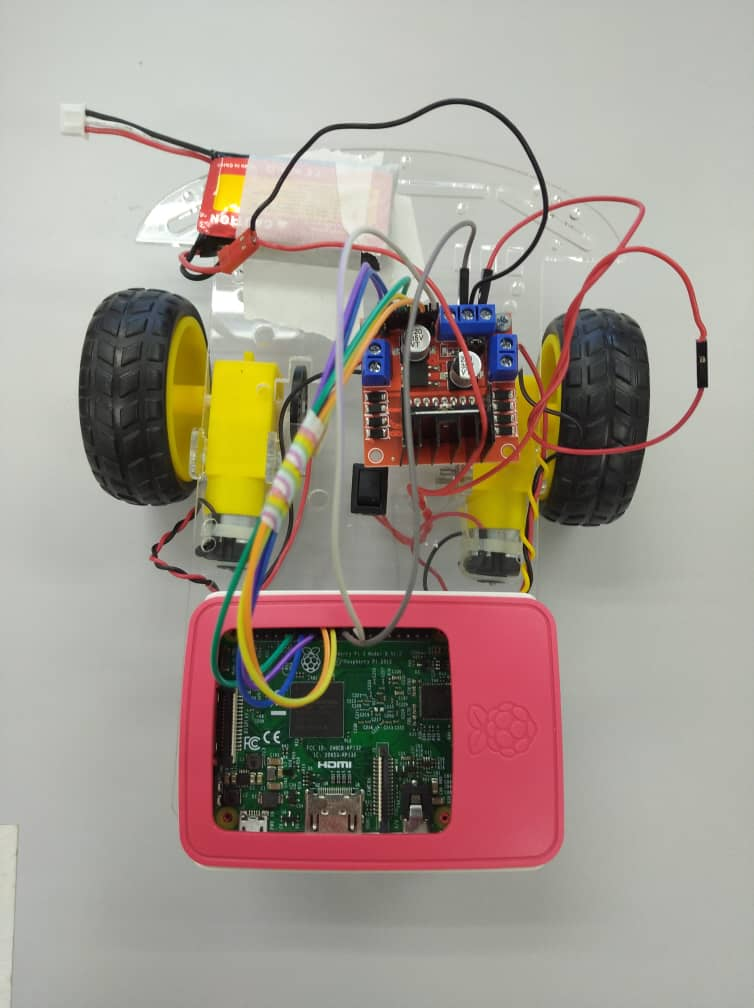
#> input picture Spring/Half-CompletedCar.jpg, 754 x 1008 px, given in place of the camera
$ python TrixieShapeDetection.py
#> lines starting #> are read from the running program, lines starting #| are printed output that depends on the picture; after the words box and inside, x2 and y2 are one past the last pixel; in counts of white or black regions, pixels touching at a corner belong together
import numpy as np
import cv2

cap = cv2.VideoCapture(0)


while True:
    ret, frame = cap.read() #getting input frm the camera
#> frame is the input picture: shape (1008, 754, 3); mean B, G, R 143, 152.8, 162.9
    frame = frame[100:500, 100:600]
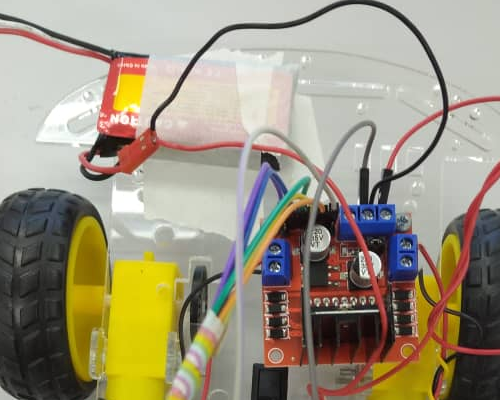
#> frame: shape (400, 500, 3); mean B, G, R 125.8, 147.3, 156.4
    width = int(cap.get(3)) #setting the width of the display frame
    height = int(cap.get(4))#setting the height of the display frame
    #making the image gray and applying thresh
    gray = cv2.cvtColor(frame, cv2.COLOR_BGR2GRAY)
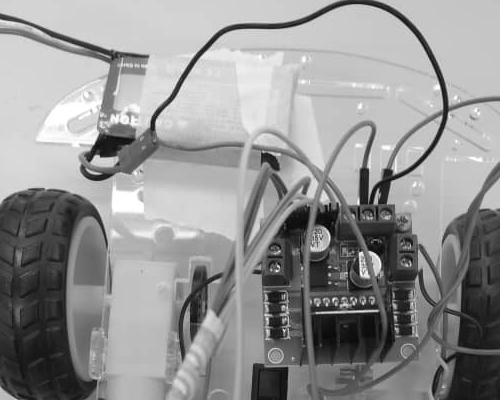
#> gray: shape (400, 500); min 1, max 255, mean 147.6
    blur = cv2.GaussianBlur(gray,(3,3),0)
    _, thresh = cv2.threshold(blur, 125, 255, cv2.THRESH_BINARY_INV)
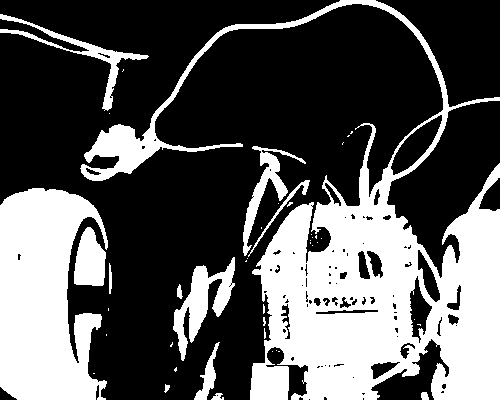
#> thresh: shape (400, 500); 34.6% white; 44 white regions (31 under 20 px), largest, box (x1, y1, x2, y2) and area: (80, 0, 500, 400) 44247, (0, 188, 108, 400) 17094, (173, 257, 235, 361) 2309
    canny = cv2.Canny(thresh, 127, 175)
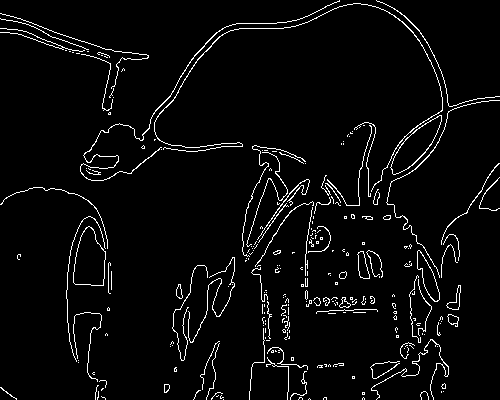
#> canny: shape (400, 500); 4% white in thin lines or dots
    contours, _ = cv2.findContours(canny, cv2.RETR_TREE, cv2.CHAIN_APPROX_NONE)
#> contours = 295 contours, 265 with area under 20; largest, box (x1, y1, x2, y2) and area: (73, 226, 106, 286) 1394, (73, 226, 106, 286) 1386, (390, 115, 442, 175) 1237, (390, 115, 442, 175) 1200, (417, 250, 440, 302) 497

    circle = 0
    quadrilateral = 0
    triangle = 0
    pentagon = 0
    other = 0
    for contour in contours:
        area = cv2.contourArea(contour)
        if area > 700:
            approx = cv2.approxPolyDP(contour, 0.01* cv2.arcLength(contour, True), True) #gets the vertices
            cv2.drawContours(frame, [contour], 0, (0, 0, 255), 5) #draws contours
            M = cv2.moments(contour)
            if M['m00'] != 0.0:
                x = int(M['m10']/M['m00'])
                y = int(M['m01']/M['m00'])
                if len(approx) == 3:
                    cv2.putText(frame, "Triangle", (x, y), cv2.FONT_HERSHEY_COMPLEX, 0.5, (0, 255, 0))
                    triangle += 1
                elif len(approx) == 4:
                    cv2.putText(frame, "Quadrilateral", (x, y), cv2.FONT_HERSHEY_COMPLEX, 0.5, (0, 255, 0))
                    quadrilateral+=1
                elif len(approx) == 5:
                    cv2.putText(frame, "Pentagon", (x, y), cv2.FONT_HERSHEY_COMPLEX, 0.5, (0, 255, 0))
                    pentagon+=1
                else:
                    cv2.putText(frame, "Circle", (x, y), cv2.FONT_HERSHEY_COMPLEX, 0.5, (0, 255, 0))
                    circle+=1
#> this loop made 295 passes
#> (area, x, y) on passes 221, 222, 273, 274: (1394.5, 89, 260), (1386, 89, 260), (1237, 415, 145), (1200.5, 415, 145)
#> area on passes 20, 21, 60: 34, 30.5, 30
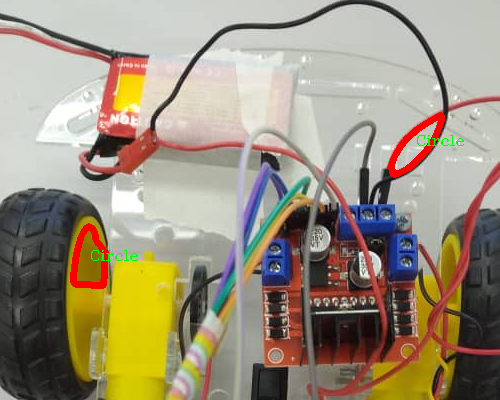
#> frame: shape (400, 500, 3); 1.18% of pixels changed, all inside (x1, y1, x2, y2) = (70, 112, 464, 289)
#> after the loop, circle = 4; pentagon = 0; quadrilateral = 0; triangle = 0

    cv2.putText(frame, "Number of Shapes:"+ str(len(contours)),(10,25),cv2.FONT_HERSHEY_COMPLEX,0.5,(0,255,0))
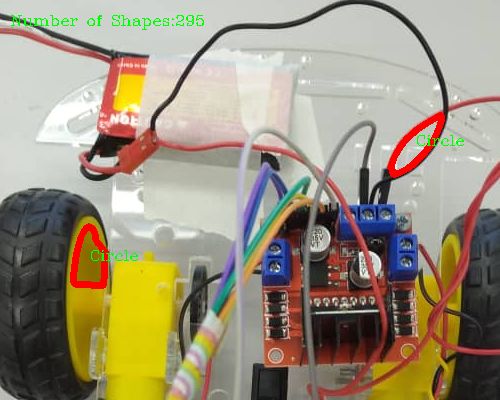
#> frame: shape (400, 500, 3); 0.29% of pixels changed, all inside (x1, y1, x2, y2) = (11, 15, 204, 30)
    #cv2.imshow("gray", gray)
    cv2.imshow("thresh", thresh)
    cv2.imshow('Canny', frame)
    print("-----")
    print("Number of Circles = ",circle/2)
#| Number of Circles =  2.0
    print("Number of Quadrilaterals = ",quadrilateral/2)
#| Number of Quadrilaterals =  0.0
    print("Number of Pentagon = ",pentagon/2)
#| Number of Pentagon =  0.0
    print("Number of Triangles = ",triangle/2)
#| Number of Triangles =  0.0
    print("Total Number of Shapes = ",circle/2+quadrilateral/2+pentagon/2+triangle/2)
#| Total Number of Shapes =  2.0
    print("-----")

    if cv2.waitKey(1) == ord('q'):
#> (key q is pressed here)
        break
cv2.destroyAllWindows()

$ run again, on Spring/trixie.jpg
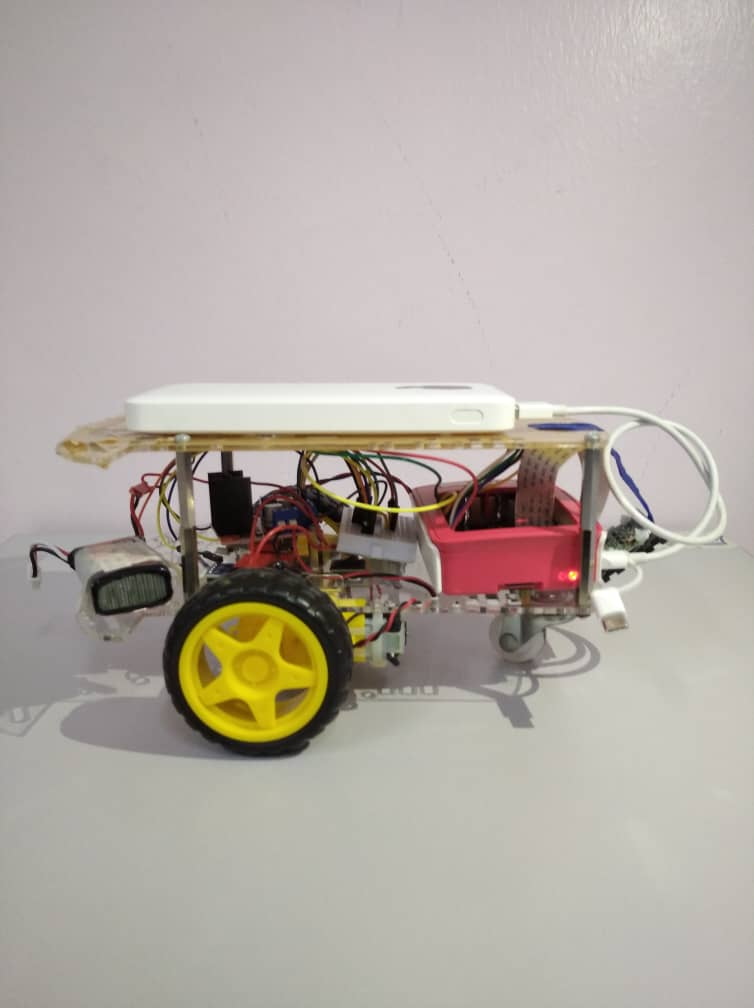
#> input picture Spring/trixie.jpg, 754 x 1008 px, given in place of the camera
#> frame is the input picture: shape (1008, 754, 3); mean B, G, R 163.6, 171.2, 179
#> `_, thresh = cv2.threshold(blur, 125, 255, cv2.THRESH_BINARY_INV)`:
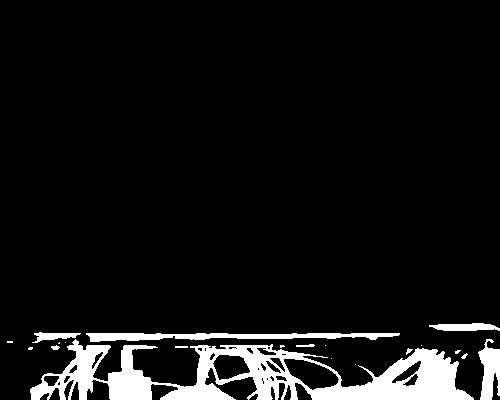
#> thresh: shape (400, 500); 7.5% white; 20 white regions (10 under 20 px), largest, box (x1, y1, x2, y2) and area: (30, 339, 474, 400) 11599, (86, 333, 400, 342) 1689, (478, 339, 500, 400) 853
#> canny: shape (400, 500); 1.7% white in thin lines or dots, all inside (x1, y1, x2, y2) = (7, 322, 500, 400)
#> contours = 121 contours, 110 with area under 20; largest, box (x1, y1, x2, y2) and area: (283, 358, 339, 390) 1009, (283, 358, 339, 390) 994, (213, 354, 250, 380) 648, (213, 354, 250, 380) 644, (266, 360, 281, 373) 62
#> the loop `for contour in contours:` made 121 passes
#> (area, x, y, circle) on passes 53 to 54: (1009, 310, 373, 1), (994, 310, 373, 2)
#> after the loop `for contour in contours:`: circle = 2; pentagon = 0
#> `cv2.putText(frame, "Number of Shapes:"+ str(len(contours)),(10,25),cv2..`:
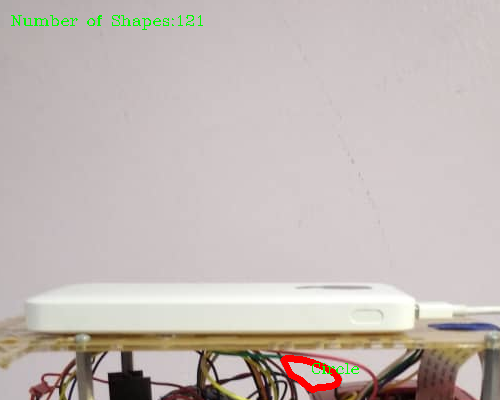
#> frame: shape (400, 500, 3); mean B, G, R 182.3, 186, 195.7
#| Number of Circles =  1.0
#| Number of Quadrilaterals =  0.0
#| Number of Pentagon =  0.0
#| Number of Triangles =  0.0
#| Total Number of Shapes =  1.0

$ run again, on Spring/trixie1.jpg
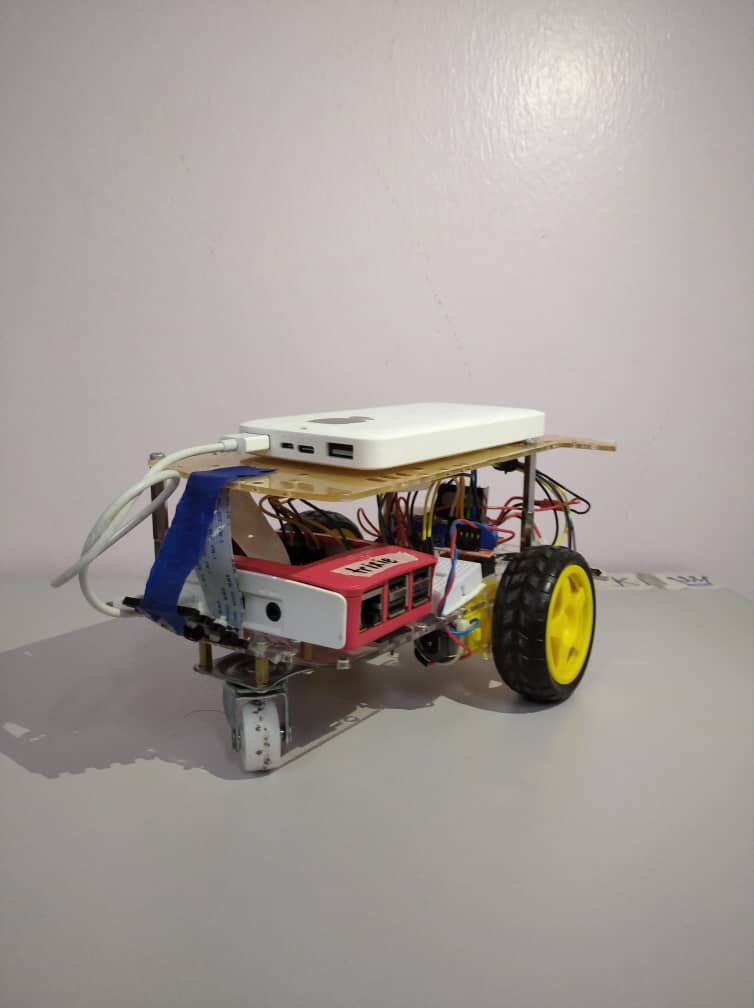
#> input picture Spring/trixie1.jpg, 754 x 1008 px, given in place of the camera
#> frame is the input picture: shape (1008, 754, 3); mean B, G, R 150.9, 155.6, 163.5
#> `_, thresh = cv2.threshold(blur, 125, 255, cv2.THRESH_BINARY_INV)`:
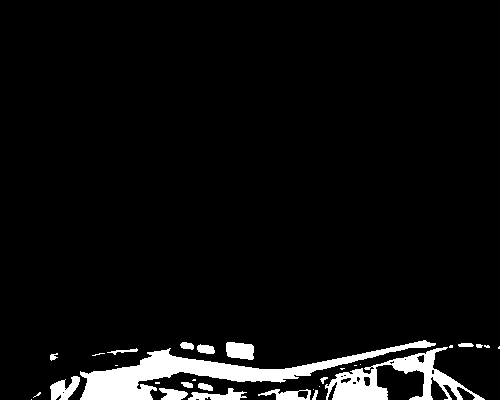
#> thresh: shape (400, 500); 5.4% white; 31 white regions (14 under 20 px), largest, box (x1, y1, x2, y2) and area: (80, 340, 436, 400) 5476, (325, 347, 485, 400) 2856, (50, 376, 80, 400) 426
#> canny: shape (400, 500); 1.2% white in thin lines or dots, all inside (x1, y1, x2, y2) = (30, 339, 500, 400)
#> contours = 98 contours, 80 with area under 20; largest, box (x1, y1, x2, y2) and area: (225, 341, 254, 360) 420, (225, 341, 254, 360) 416, (196, 344, 215, 354) 132, (196, 344, 215, 354) 131, (197, 382, 213, 391) 82
#> the loop `for contour in contours:` made 98 passes
#> area on passes 33, 34, 36, 37, 43, 44, 46, 47: 82, 79.5, 51, 49.5, 31, 29.5, 43.5, 42
#> after the loop `for contour in contours:`: circle = 0
#> `cv2.putText(frame, "Number of Shapes:"+ str(len(contours)),(10,25),cv2..`:
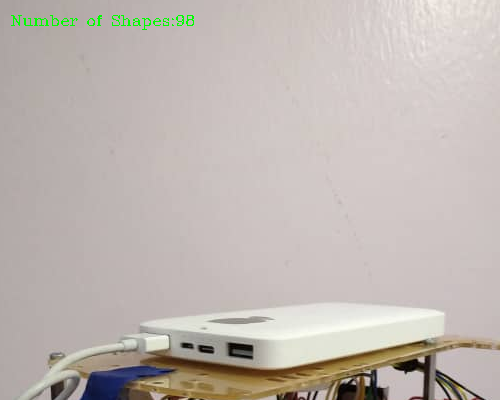
#> frame: shape (400, 500, 3); mean B, G, R 178.7, 183.5, 191.9
#| Number of Circles =  0.0
#| Number of Quadrilaterals =  0.0
#| Number of Pentagon =  0.0
#| Number of Triangles =  0.0
#| Total Number of Shapes =  0.0

$ run again, on Spring/trixie2.jpg
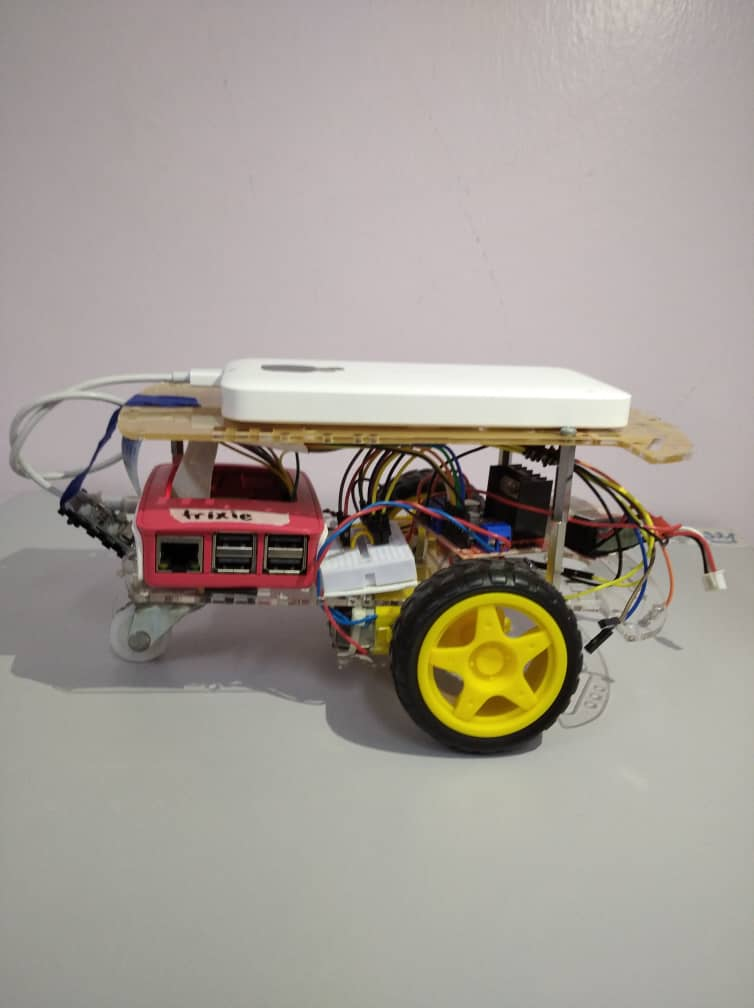
#> input picture Spring/trixie2.jpg, 754 x 1008 px, given in place of the camera
#> frame is the input picture: shape (1008, 754, 3); mean B, G, R 148.7, 156.5, 163.7
#> `_, thresh = cv2.threshold(blur, 125, 255, cv2.THRESH_BINARY_INV)`:
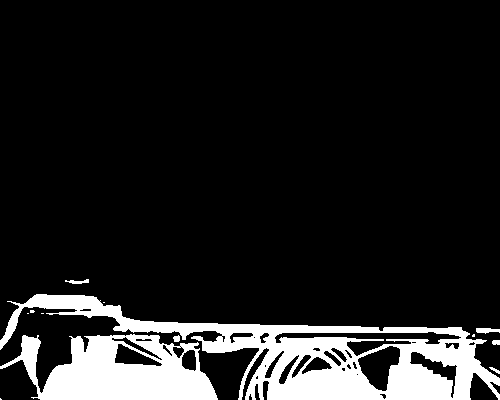
#> thresh: shape (400, 500); 12.7% white; 13 white regions (6 under 20 px), largest, box (x1, y1, x2, y2) and area: (0, 294, 500, 400) 16279, (0, 334, 218, 400) 8781, (476, 328, 500, 334) 101
#> canny: shape (400, 500); 2% white in thin lines or dots, all inside (x1, y1, x2, y2) = (0, 278, 500, 400)
#> contours = 109 contours, 94 with area under 20; largest, box (x1, y1, x2, y2) and area: (114, 343, 162, 366) 496, (114, 343, 162, 366) 494, (301, 356, 332, 374) 242, (301, 356, 332, 374) 227, (278, 355, 299, 384) 168
#> the loop `for contour in contours:` made 109 passes
#> area on passes 31, 32, 33, 34, 42, 43, 47, 48: 241.5, 227, 167.5, 151.5, 90.5, 71.5, 83, 68.5
#> after the loop `for contour in contours:`: circle = 0
#> `cv2.putText(frame, "Number of Shapes:"+ str(len(contours)),(10,25),cv2..`:
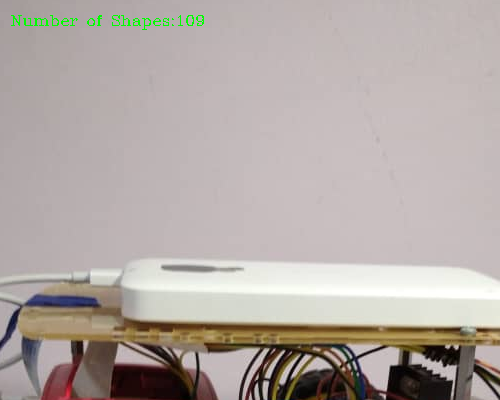
#> frame: shape (400, 500, 3); mean B, G, R 165.3, 169.6, 178.6
#| Number of Circles =  0.0
#| Number of Quadrilaterals =  0.0
#| Number of Pentagon =  0.0
#| Number of Triangles =  0.0
#| Total Number of Shapes =  0.0
